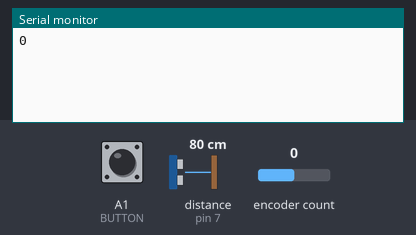
The sketch below on a simulated Arduino Uno, built with avr-gcc and run on an emulated ATmega328P. Shown: the last lines printed to the serial monitor. The test bench sets the inputs (shaded band); at power-on: A1 (BUTTON) LOW, distance to the obstacle (sensor on pin 7) 80 cm, encoder count 0. The echo pulse lasts 58.3 µs per cm.

Above: at 1.2 s.
1.3 s: A1 (BUTTON) pulled HIGH for 0.15 s
At 1.9 s:
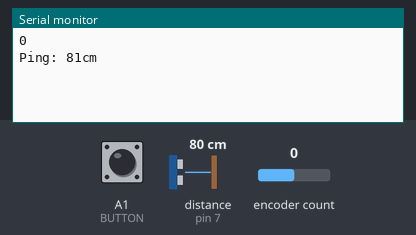
3.5 s: distance to the obstacle (sensor on pin 7) set to 2 cm
At 4.2 s:
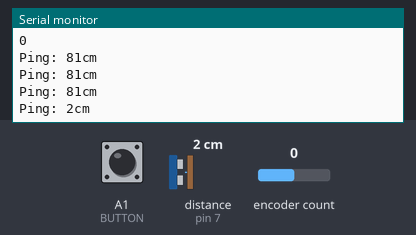
5.0 s: encoder count set to 1
At 5.7 s:
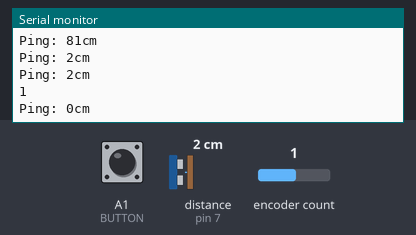
6.5 s: encoder count set to 2
At 7.2 s:
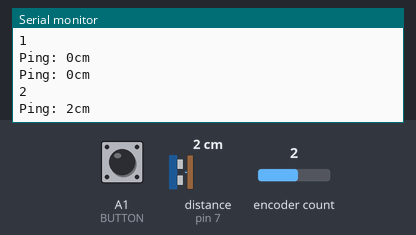
Timing chart, 0 to 9.0 s (numbered marks = the images above; inputs shaded):
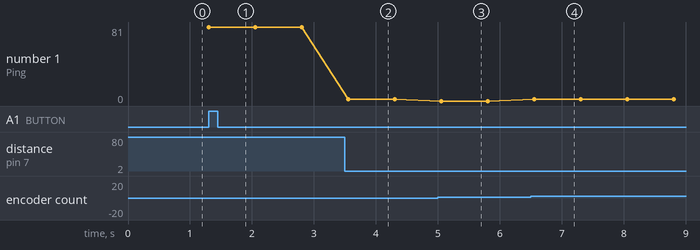

Measured:
- after the input at 1.3 s, the serial monitor: prints a new line at once (image 1)
- after the input at 3.5 s, the serial monitor: prints a new line after 0.05 s (image 2)
- after the input at 5.0 s, the serial monitor: prints a new line at once (image 3)
- after the input at 6.5 s, the serial monitor: prints a new line at once (image 4)
- plotted number 1: 81 → 2 after the input at 3.5 s, 2 → 0 after the input at 5.0 s

The sketch:

entfernungsmessung_distanz.ino
```cpp
// include h files from libraries
#include <NewPing.h>
#include <Encoder.h>

// distance sensor port defintion
#define TRIGGER_PIN  7
#define ECHO_PIN     7

// rotary encoder delay
#define CLK     2      // Definition der Pins: CLK an D2, DT an A2.
#define DT      A2
#define BUTTON  A1

//
long oldPosition = -999;  // fiktive "alte" Position um die Logik in Gang zu setzen (!= 0)
long counter = oldPosition;

// create objects
NewPing sonar(TRIGGER_PIN, ECHO_PIN);
Encoder meinEncoder(DT, CLK);

// variables for delay
unsigned long previousMillis = 0;
const long interval = 750;

boolean buttonPressed = false;

void setup() {
  // Open serial monitor at 115200 baud to see ping results.
  Serial.begin(115200);
  pinMode(BUTTON, INPUT);
}

void loop() {
  triggerRotaryEncoder();

  if (digitalRead(BUTTON) == HIGH) {
      buttonPressed = !buttonPressed;
  }
  
  if (buttonPressed == true) {
    triggerDistanceSensor();
  }
  
}

void triggerRotaryEncoder() {
  // Die "neue" Position des Encoders wird eingelesen und übernommen.
  long newPosition = meinEncoder.read();

  // Ist die neue Position ungleich der alten (-999) und ein Vielfaches von 4?
  if (newPosition != oldPosition && newPosition % 4 == 0) {
    oldPosition = newPosition;
    counter = newPosition / 4;
    // aktuelle Position im seriellen Monitor ausgeben.
    Serial.println(counter);
  }
}

void triggerDistanceSensor() {
  unsigned long currentMillis = millis();

  if (currentMillis - previousMillis >= interval) {
    previousMillis = currentMillis;
     Serial.print("Ping: ");
    // Send ping, get distance in cm and print result
    //(0 = outside set distance range)
    Serial.print(sonar.ping_cm(counter));
    Serial.println("cm");
  }
}
```
